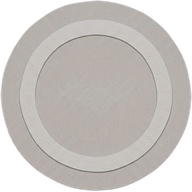
#> input picture assets/art/board/space.png, 192 x 192 px, found by its file name
$ python make_outlines.py ../../assets/art/board
#> lines starting #> are read from the running program, lines starting #| are printed output that depends on the picture
# Bakes the board's space token, icons and monster pieces at the size the board draws them, each
# with an outline, so they stand out from the scenery. Writes board/space_rim.png,
# icons/<name>_rim.png and monsters/<id>_rim.png (with stand_rim.png) into assets/art/. Run it from the repository root: python tools/images/make_outlines.py .
# The sizes here are the board's: change them together with the constants in src/board/space.gd.
import sys
from pathlib import Path

import numpy as np
from PIL import Image
from scipy import ndimage

ROOT = Path(sys.argv[1])
ART = ROOT / "assets" / "art"

TOKEN_SIZE = (165, 73)  # space.png squashed into a flat oval
TOKEN_RIM = ((0x1d, 0x12, 0x26), 4)  # dark, and how many px wide
TOKEN_LIFT = 1.3  # the paper is grey, so tints would come out dull; brighten it
ICON_SIZE = 108  # the longest side of an icon's drawn part
ICON_FIT = {"coin": 0.82}
ICON_RIM = ((0xff, 0xf4, 0xdc), 4)
BODY_HEIGHT = 182  # a monster's drawn part, feet to crown
STAND_SIZE = (66, 20)  # stand.png, as drawn under a piece on the board
MONSTERS = ["dracula", "medusa", "frankenstein", "death", "hyde", "cthulhu", "wolfman", "dorian"]
ICONS = ["coin", "spikes", "thief", "church", "atlas", "archive", "lab", "stage"]


def outlined(image, rim):
    """The image with `width` px of solid color all round its shape, anti-aliased, on a larger canvas."""
    color, width = rim
    pad = width + 2
    rgba = np.array(image.convert("RGBA"), dtype=np.float32) / 255.0
    rgba = np.pad(rgba, ((pad, pad), (pad, pad), (0, 0)))
    alpha = rgba[..., 3]
    distance = ndimage.distance_transform_edt(alpha < 0.5)
    ring = np.clip(width + 0.5 - distance, 0.0, 1.0)
    out_alpha = np.maximum(alpha, ring)
    rim_rgb = np.array(color, dtype=np.float32) / 255.0
    paper = rgba[..., :3]
    rgb = rim_rgb * (1.0 - alpha[..., None]) + paper * alpha[..., None]
    result = np.dstack([rgb, out_alpha])
    return Image.fromarray((np.clip(result, 0, 1) * 255 + 0.5).astype(np.uint8), "RGBA")


def lighten(image, lift):
    rgba = np.array(image.convert("RGBA"), dtype=np.float32)
    rgba[..., :3] = np.clip(rgba[..., :3] * lift, 0, 255)
    return Image.fromarray(rgba.astype(np.uint8), "RGBA")


token = Image.open(ART / "board" / "space.png").convert("RGBA").resize(TOKEN_SIZE, Image.LANCZOS)
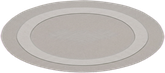
#> token: PIL image 165x73 RGBA; mean R, G, B, A 149, 143.7, 140.6, 195.3; transparent parts drawn white
outlined(lighten(token, TOKEN_LIFT), TOKEN_RIM).save(ART / "board" / "space_rim.png")
#> in lighten, `rgba[..., :3] = np.clip(rgba[..., :3] * lift, 0, 255)`:
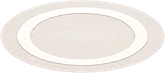
#> rgba: shape (73, 165, 4) float32; mean R, G, B, A 192.4, 186.1, 182.2, 195.3; transparent parts drawn white
#> in outlined, `color, width = rim`: color = (29, 18, 38); width = 4
#> in outlined, `pad = width + 2`: pad = 6
#> in outlined, `distance = ndimage.distance_transform_edt(alpha < 0.5)`:
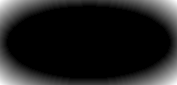
#> distance: shape (85, 177) float64; min 0, max 30, mean 3.6; drawn with min black and max white
#> in outlined, `ring = np.clip(width + 0.5 - distance, 0.0, 1.0)`:
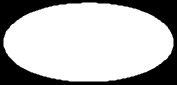
#> ring: shape (85, 177) float64; min 0, max 1, mean 0.709
#> in outlined, `rim_rgb = np.array(color, dtype=np.float32) / 255.0`: rim_rgb = [0.114, 0.0706, 0.149]
#> in outlined, `paper = rgba[..., :3]`:
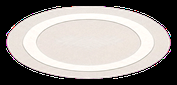
#> paper: shape (85, 177, 3) float32; mean R, G, B 0.603, 0.583, 0.571
#> in outlined, `rgb = rim_rgb * (1.0 - alpha[..., None]) + paper * alpha[..., None]`:
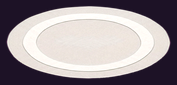
#> rgb: shape (85, 177, 3) float32; mean R, G, B 0.62, 0.586, 0.603
#> in outlined, `result = np.dstack([rgb, out_alpha])`:
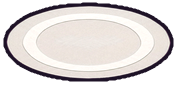
#> result: shape (85, 177, 4) float64; mean R, G, B, A 0.62, 0.586, 0.603, 0.709; transparent parts drawn white
for name in ICONS:
#> (the run stopped early here; a loop or call above may not have finished)
